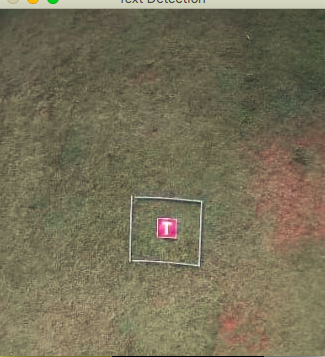
#> input picture OpenCV/Q2/T.png, 325 x 357 px
$ python 2-8.py
#> lines starting #> are read from the running program, lines starting #| are printed output that depends on the picture
import cv2
import numpy as np

img=cv2.imread('T.png')
#> img is the input picture: shape (357, 325, 3); mean B, G, R 87.1, 111.5, 117.7

rows=img.shape[0]
#> rows = 357
cols=img.shape[1]
#> cols = 325

M=np.float32([[1,0,100],[0,1,-50]])

#Changed centre of rotation
N=cv2.getRotationMatrix2D((50+cols/2,100+rows/2),45,1)


dst=cv2.warpAffine(img,N,(cols,rows))
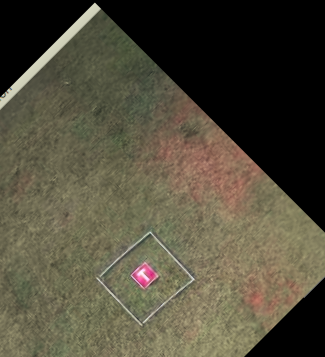
#> dst: shape (357, 325, 3); mean B, G, R 60, 77, 81.7

cv2.imshow('img',dst)
cv2.waitKey(0)
cv2.destroyAllWindows()
